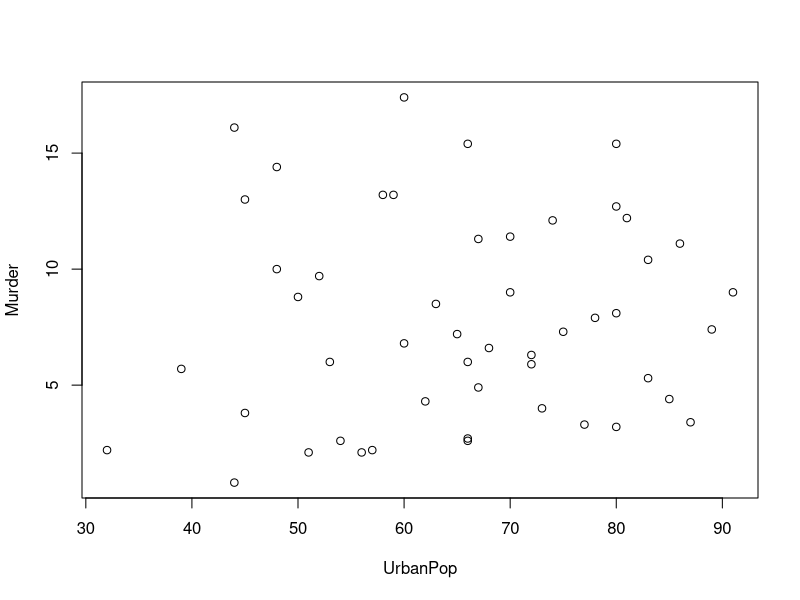

Generate this figure with R:
library(tidyverse)

# atribuição de um banco de dado a partir de uma base já integrada ao próprio R
banco <- USArrests %>%
  select(UrbanPop, Murder)

plot(banco)

str(banco)

#Execução de uma regressão linear simples

regressao <- lm(Murder ~ UrbanPop, data = banco)
summary(regressao)

str(regressao)